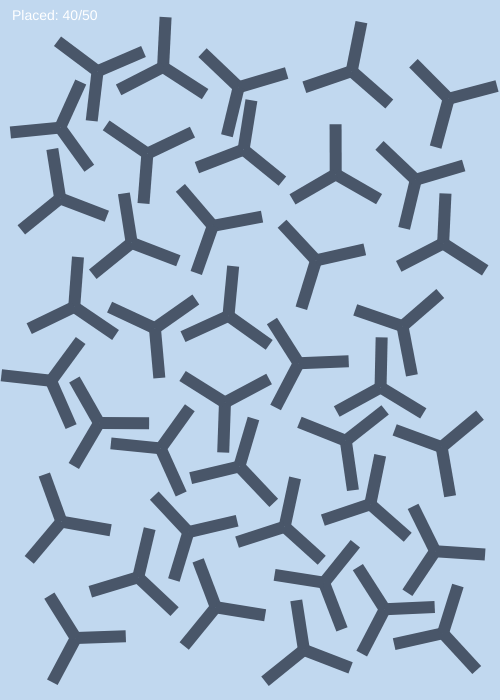
Frame 1 (no input)
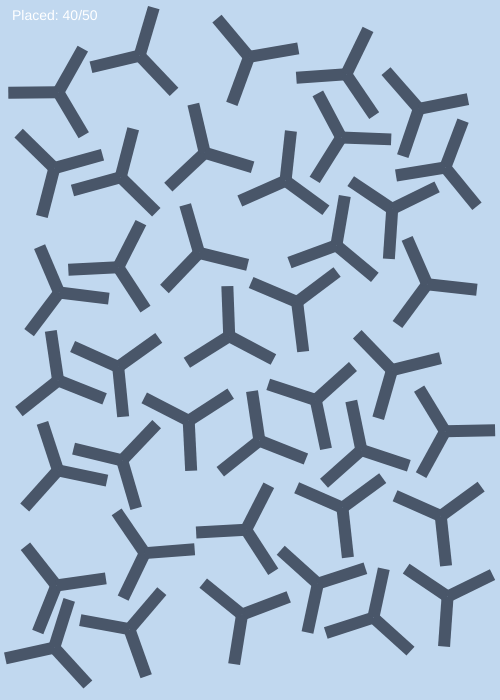
Frame 2 (the mouse pressed at the canvas centre, redrawn once)

The p5.js sketch that drew these frames (run headless with seeded random() and noise() and a simulated clock; the mouse was pressed at the canvas centre and the sketch redrawn once):

// p5.js sketch
// ── sketch.js
/**
 * Compilation: ThreeProngPackingSegment.js
 * Dependencies: p5.js
 * Data files: none
 * 
 * Implements three-pronged pattern packing using precise segment-to-segment
 * collision detection. Each element consists of three line segments radiating
 * from a center point at 120-degree intervals.
 * 
 * Algorithm: Brute-force rejection sampling with segment collision
 * - Generate random three-prong element with constrained position
 * - Test collision using segment-to-segment distance calculations
 * - Accept if minimum distance exceeds clearance threshold
 * - Repeat until target count reached or max attempts exceeded
 * 
 * Collision detection: Computes exact distance between line segments using
 * geometric algorithms. More precise than circle bounding but more expensive.
 *
 * For additional information, see:
 * https://en.wikipedia.org/wiki/Skew_lines#Distance
 *
 * @author Chloe Choi
 * @author Alexandros Haridis
 */

// Configuration constants
const TARGET_COUNT = 50;     // desired number of three-prong elements to pack
const MAX_ATTEMPTS = 60000;  // upper limit on placement attempts to prevent infinite loops
const PRONG_LEN = 50;        // length of each prong from center to tip in pixels
const PRONG_W = 12;          // width/thickness of prong stroke in pixels
const PADDING = 3;           // minimum spacing between prong edges in pixels

// Global state
let prongs = [];  // array of successfully placed ThreeProng objects

/**
 * Initialize canvas
 * @effects creates canvas, sets angle mode to radians, and sets drawing to static mode
 */
function setup() {
  createCanvas(500, 700);
  angleMode(RADIANS);
  noLoop();
}

/**
 * Main rendering loop
 * @requires setup() has been called
 * @effects sets background, packs prongs, and draws them with stats
 */
function draw() {
  background(193, 216, 239);  // blue background
  packProngs();
  
  // Draw all prongs
  stroke(73, 86, 105);  // dark blue-gray color
  strokeWeight(PRONG_W);
  strokeCap(SQUARE);
  
  for (const prong of prongs) {
    prong.draw();
  }
  
  // Uncomment to display placement statistics in top-left corner
  fill(255);
  noStroke();
  textSize(14);
  text(`Placed: ${prongs.length}/${TARGET_COUNT}`, 12, 20);
}

/**
 * Main packing algorithm using rejection sampling
 * 
 * Algorithm:
 * 1. Clear existing prongs array
 * 2. Generate random candidate three-prong with constrained position
 * 3. Test if candidate segments collide with existing prong segments
 * 4. If no collision (minimum distance > clearance), add to prongs array
 * 5. Repeat until TARGET_COUNT reached or MAX_ATTEMPTS exceeded
 * 
 * @requires global constants TARGET_COUNT, MAX_ATTEMPTS are positive
 * @effects modifies global prongs array with successfully packed ThreeProng objects
 */
function packProngs() {
  prongs = [];  // reset to empty array
  const clearance = PRONG_W + PADDING;
  
  for (let k = 0; k < MAX_ATTEMPTS && prongs.length < TARGET_COUNT; k++) {
    const candidate = new ThreeProng();
    
    if (!candidate.collides(prongs, clearance)) {
      prongs.push(candidate);
    }
  }
}

/**
 * ThreeProng class
 * 
 * Represents three line segments radiating from a center point at 120-degree
 * intervals. Segments are generated on-demand for collision testing.
 */
class ThreeProng {
  /**
   * Constructor - creates three-prong element with random properties
   * @effects initializes element with random position constrained inside canvas,
   *          and random rotation angle
   */
  constructor() {
    // Constrain position to keep all prongs within canvas bounds
    this.position = createVector(
      random(PRONG_LEN, width - PRONG_LEN),
      random(PRONG_LEN, height - PRONG_LEN)
    );
    this.rotation = random(TWO_PI);
  }
  
  /**
   * Generate three line segments radiating from center
   * 
   * Creates segments at 120-degree intervals around the center point.
   * Each segment is stored as a pair of p5.Vector endpoints.
   * 
   * @returns {Object[]} array of segment objects with {start, end} p5.Vector properties
   */
  generateSegments() {
    const segs = [];
    const step = TWO_PI / 3;  // 120 degrees apart (360° / 3 prongs)
    
    for (let i = 0; i < 3; i++) {
      const angle = this.rotation + step * i;
      
      // Calculate direction vector for this prong
      const direction = createVector(cos(angle), sin(angle));
      
      // Scale direction to prong length
      direction.mult(PRONG_LEN);
      
      // Calculate endpoint by adding direction to center position
      const endpoint = p5.Vector.add(this.position, direction);
      
      // Segment from center to tip
      segs.push({
        start: this.position.copy(),
        end: endpoint
      });
    }
    
    return segs;
  }
  
  /**
   * Check collision with array of other three-prong elements
   * 
   * @param {ThreeProng[]} otherProngs - array of elements to test against
   * @param {number} clearance - minimum allowed distance between segments
   * @requires otherProngs is an array of ThreeProng objects
   * @returns {boolean} true if any segment pair is closer than clearance
   */
  collides(otherProngs, clearance) {
    const minDistSq = clearance * clearance;
    
    for (const other of otherProngs) {
      if (this.collidesWithProng(other, minDistSq)) {
        return true;
      }
    }
    
    return false;
  }
  
  /**
   * Check collision with a single other three-prong element
   * 
   * Algorithm:
   * 1. Quick rejection test: check if centers are too far apart
   * 2. If possibly overlapping, test all 9 segment pairs (3×3)
   * 3. Compute segment-to-segment distance for each pair
   * 4. If any distance < threshold, collision detected
   * 
   * Optimization: Early rejection based on center distance avoids expensive
   * segment calculations when elements are clearly separated.
   * 
   * @param {ThreeProng} other - element to test collision against
   * @param {number} minDistSq - minimum allowed distance squared
   * @requires other is a ThreeProng object with position and segments
   * @returns {boolean} true if elements collide, false otherwise
   */
  collidesWithProng(other, minDistSq) {
    // Quick rejection: check if centers are too far apart
    const dx = this.position.x - other.position.x;
    const dy = this.position.y - other.position.y;
    const maxReach = PRONG_LEN * 2 + sqrt(minDistSq);
    
    if (dx * dx + dy * dy > maxReach * maxReach) {
      return false;  // too far to possibly collide
    }
    
    // Generate segments for both prongs
    const mySegs = this.generateSegments();
    const theirSegs = other.generateSegments();
    
    // Precise check: test all 3×3 segment pairs
    for (const segA of mySegs) {
      for (const segB of theirSegs) {
        const distSq = segmentSegmentDistSq(segA, segB);
        
        if (distSq < minDistSq) {
          return true;  // collision detected
        }
      }
    }
    
    return false;
  }
  
  /**
   * Render three prong segments to canvas
   * @effects draws three lines from center to tips at current rotation
   */
  draw() {
    push();
    translate(this.position.x, this.position.y);
    rotate(this.rotation);
    
    for (let i = 0; i < 3; i++) {
      push();
      rotate(TWO_PI / 3 * i);
      line(0, 0, PRONG_LEN, 0);
      pop();
    }
    
    pop();
  }
}

/**
 * Geometric Utility Functions
 * 
 * These functions implement standard computational geometry algorithms
 * for segment-segment distance and intersection testing.
 */

/**
 * Calculate squared distance between two line segments
 * 
 * Algorithm:
 * 1. Check if segments intersect (distance = 0)
 * 2. Otherwise, compute minimum of four endpoint-to-segment distances
 * 3. Return minimum distance found
 * 
 * This approach handles all cases: intersecting, parallel, skew segments.
 * 
 * @param {Object} s1 - first segment with {start, end} p5.Vector properties
 * @param {Object} s2 - second segment with {start, end} p5.Vector properties
 * @returns {number} squared distance between segments
 */
function segmentSegmentDistSq(s1, s2) {
  // If segments intersect, distance is 0
  if (segmentsIntersect(s1, s2)) {
    return 0;
  }
  
  // Otherwise, minimum of all endpoint-to-segment distances
  const d1 = pointSegmentDistSq(s1.start, s2);
  const d2 = pointSegmentDistSq(s1.end, s2);
  const d3 = pointSegmentDistSq(s2.start, s1);
  const d4 = pointSegmentDistSq(s2.end, s1);
  
  return min(d1, d2, d3, d4);
}

/**
 * Calculate squared distance from point to line segment
 * 
 * Algorithm:
 * 1. Project point onto infinite line containing segment
 * 2. Clamp projection to segment endpoints (t ∈ [0,1])
 * 3. Compute distance from point to clamped projection
 * 
 * Uses parametric form: closest point = a + t(b-a) where t is clamped.
 * 
 * @param {p5.Vector} point - point to measure from
 * @param {Object} seg - segment with {start, end} p5.Vector properties
 * @returns {number} squared distance from point to segment
 */
function pointSegmentDistSq(point, seg) {
  const segmentStart = seg.start;
  const segmentEnd = seg.end;
  
  // Vector from segment start to end
  const segmentVector = p5.Vector.sub(segmentEnd, segmentStart);
  
  // Vector from segment start to point
  const pointVector = p5.Vector.sub(point, segmentStart);
  
  const segLenSq = segmentVector.magSq();
  
  // Handle degenerate case (segment is a point)
  if (segLenSq === 0) {
    return pointVector.magSq();
  }
  
  // Project point onto segment, clamped to [0, 1]
  let t = pointVector.dot(segmentVector) / segLenSq;
  t = constrain(t, 0, 1);
  
  // Find closest point on segment
  const closestPoint = p5.Vector.add(segmentStart, segmentVector.copy().mult(t));
  
  // Distance from point to closest point
  const distanceVector = p5.Vector.sub(point, closestPoint);
  return distanceVector.magSq();
}

/**
 * Check if two line segments intersect
 * 
 * Algorithm: Uses orientation test based on cross products.
 * Segments intersect if they straddle each other (different orientations
 * on opposite sides) or if they are collinear and overlapping.
 * 
 * @param {Object} s1 - first segment with {start, end} p5.Vector properties
 * @param {Object} s2 - second segment with {start, end} p5.Vector properties
 * @returns {boolean} true if segments intersect or touch
 */
function segmentsIntersect(s1, s2) {
  const a = s1.start;
  const b = s1.end;
  const c = s2.start;
  const d = s2.end;
  
  // Check orientation of all four combinations
  const o1 = orient(a, b, c);
  const o2 = orient(a, b, d);
  const o3 = orient(c, d, a);
  const o4 = orient(c, d, b);
  
  // General case: segments straddle each other
  if (o1 * o2 < 0 && o3 * o4 < 0) return true;
  
  // Special cases: collinear and touching
  if (o1 === 0 && onSegment(a, b, c)) return true;
  if (o2 === 0 && onSegment(a, b, d)) return true;
  if (o3 === 0 && onSegment(c, d, a)) return true;
  if (o4 === 0 && onSegment(c, d, b)) return true;
  
  return false;
}

/**
 * Calculate orientation of ordered triplet (a, b, p)
 * 
 * Uses cross product to determine if point p is clockwise,
 * counterclockwise, or collinear with segment ab.
 * 
 * @param {p5.Vector} a - first point
 * @param {p5.Vector} b - second point
 * @param {p5.Vector} p - test point
 * @returns {number} 0 = collinear, 1 = clockwise, -1 = counterclockwise
 */
function orient(a, b, p) {
  // Cross product: (b - a) × (p - a)
  const v = (b.x - a.x) * (p.y - a.y) - (b.y - a.y) * (p.x - a.x);
  
  // Tolerance for numerical stability
  const eps = 1e-9;
  if (abs(v) < eps) return 0;
  
  return v > 0 ? 1 : -1;
}

/**
 * Check if point p lies on segment (a, b)
 * 
 * Assumes p is collinear with a and b (checked separately).
 * Tests if p is within the bounding box of the segment.
 * 
 * @param {p5.Vector} a - segment start
 * @param {p5.Vector} b - segment end
 * @param {p5.Vector} p - point to test
 * @returns {boolean} true if point is on segment
 */
function onSegment(a, b, p) {
  const eps = 1e-9;
  return (
    p.x >= min(a.x, b.x) - eps &&
    p.x <= max(a.x, b.x) + eps &&
    p.y >= min(a.y, b.y) - eps &&
    p.y <= max(a.y, b.y) + eps
  );
}
